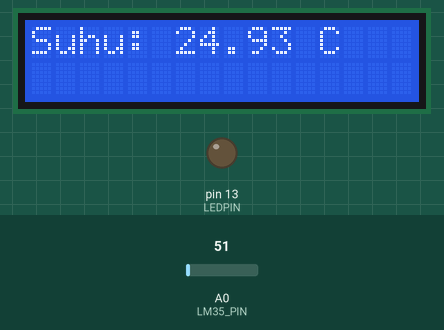
Recording of a sketch running on a simulated Arduino Uno, built with avr-gcc and run on an emulated ATmega328P. Parts: 16×2 character LCD, output pins drawn as LEDs (lit = HIGH). The test bench sets the inputs (shaded band); at power-on: A0 (LM35_PIN) = 51. What the sketch prints to the serial monitor is not drawn.

Above: at 1.2 s.
1.3 s: A0 (LM35_PIN) set to 59
At 2.6 s:
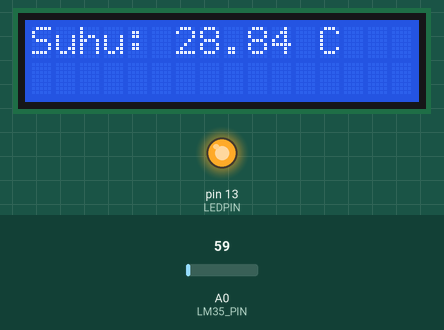
4.0 s: A0 (LM35_PIN) set to 71
At 4.5 s:
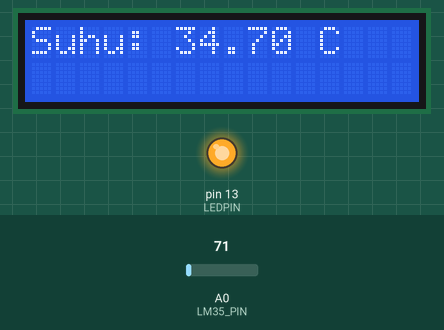
6.7 s: A0 (LM35_PIN) set to 61
At 9.4 s:
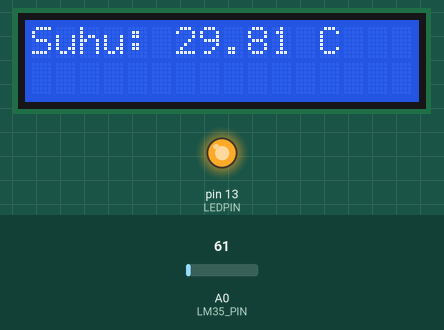
Timing chart, 0 to 10.9 s (numbered marks = the images above; inputs shaded):
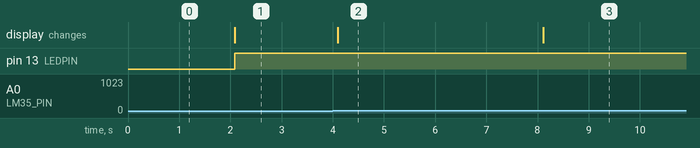

The sketch:

sketch_oct11a.ino
```cpp
#include <Wire.h>
#include <LiquidCrystal_I2C.h>

#define LM35_PIN A0    // Pin analog yang terhubung ke LM35
#define LEDPIN 13      // Pin dimana LED terhubung

// Inisialisasi LCD I2C, alamat 0x27 bisa berbeda tergantung LCD
LiquidCrystal_I2C lcd(0x27, 16, 2);

void setup() {
  pinMode(LEDPIN, OUTPUT);  // Atur pin LED sebagai output
  Serial.begin(9600);       // Memulai komunikasi serial
  lcd.init();               // Inisialisasi LCD
  lcd.backlight();          // Menghidupkan backlight LCD
  lcd.setCursor(0, 0);      // Atur posisi awal cursor
  lcd.print("Suhu:");       // Menampilkan teks awal
}

void loop() {
  // Membaca nilai dari sensor LM35 (sensor memberikan 10mV/°C)
  int sensorValue = analogRead(LM35_PIN);
  float voltage = sensorValue * (5.0 / 1023.0);  // Konversi nilai analog ke voltase
  float currentTemp = voltage * 100;  // Konversi voltase ke suhu dalam derajat Celcius

  // Menampilkan suhu pada LCD
  lcd.setCursor(6, 0);  // Set posisi setelah tulisan "Suhu:"
  lcd.print(currentTemp);  // Menampilkan suhu
  lcd.print(" C ");    // Menambahkan satuan suhu

  // Menyalakan LED jika suhu di atas 27 derajat Celcius
  if (currentTemp > 27) {
    digitalWrite(LEDPIN, HIGH);  // Menyalakan LED
  } else {
    digitalWrite(LEDPIN, LOW);   // Mematikan LED
  }

  // Mencetak suhu saat ini ke Serial Monitor
  Serial.print("Current Temperature: ");
  Serial.println(currentTemp);

  delay(2000);  // Menunggu 2 detik sebelum pembacaan berikutnya
}
```

Measured:
- the behaviour switches between 55 and 56 on A0 (LM35_PIN) (found by bisection; images 0 and 1)
- after the input at 1.3 s, pin 13 (LEDPIN): LOW → HIGH after 0.79 s; the display: changes after 0.79 s (image 1)
- after the input at 4.0 s, the display: changes after 0.10 s (image 2)
- after the input at 6.7 s, the display: changes after 1.4 s (image 3)
